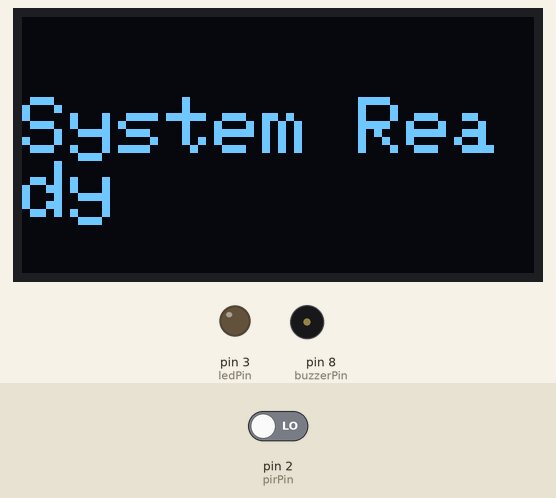
Recording of a sketch running on a simulated Arduino Uno, built with avr-gcc and run on an emulated ATmega328P. Parts: 128×64 one-colour display, output pins drawn as LEDs (lit = HIGH), buzzer (waves = sounding). Inputs (shaded band) come from the test bench; at power-on: pin 2 (pirPin) LOW. What the sketch prints to the serial monitor is not drawn.

Above: at 3.2 s.
3.3 s: pin 2 (pirPin) driven HIGH
At 4.5 s:
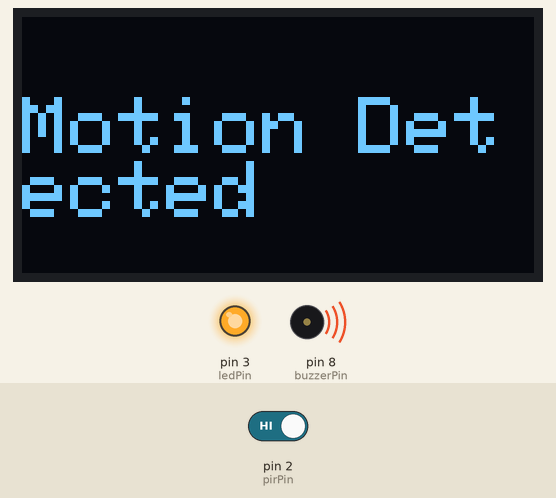
4.8 s: pin 2 (pirPin) driven LOW
At 5.5 s:
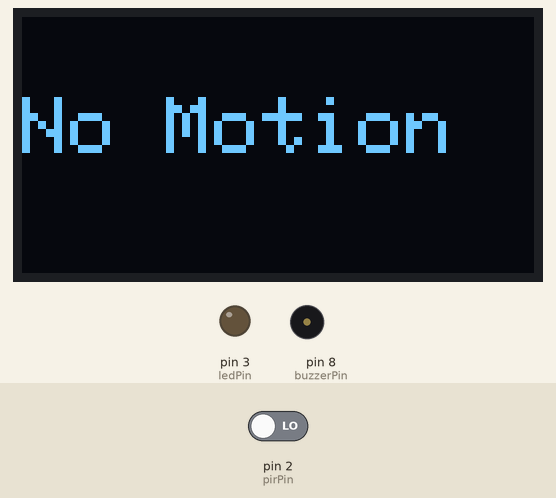
Timing chart, 0 to 7.8 s (numbered marks = the images above; inputs shaded):
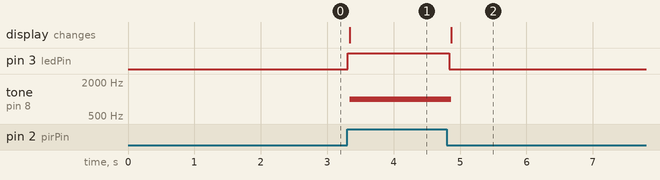

Measured:
- after the input at 3.3 s, pin 3 (ledPin): LOW → HIGH at once; tone on pin 8 (buzzerPin): silent → 1000 Hz at once; the display: changes at once (image 1)
- after the input at 4.8 s, pin 3 (ledPin): HIGH → LOW at once; tone on pin 8 (buzzerPin): 1000 Hz → silent after 0.07 s instead of 3.5 s; the display: changes after 0.07 s (image 2)

The sketch:

PIR-motion-Detector.ino
```cpp
#include <Wire.h>
#include <Adafruit_GFX.h>
#include <Adafruit_SSD1306.h>

// OLED setup
#define SCREEN_WIDTH 128
#define SCREEN_HEIGHT 64
Adafruit_SSD1306 display(SCREEN_WIDTH, SCREEN_HEIGHT, &Wire, -1);

// Pin definitions
const int pirPin    = 2;   // PIR sensor pin
const int buzzerPin = 8;   // Buzzer pin (replaces relay)
const int ledPin    = 3;   // LED pin

int pirState = LOW; // Default state
int val = 0;        // PIR reading

// Buzzer tone settings (used only if passive buzzer)
const unsigned int BUZZ_FREQ = 1000; // Hz
const unsigned long BUZZ_DURATION = 5000; // ms for short beep

// For non-blocking beep
unsigned long buzzStart = 0;
bool buzzing = false;

void setup() {
  pinMode(pirPin, INPUT);
  pinMode(buzzerPin, OUTPUT);
  pinMode(ledPin, OUTPUT);

  // Ensure buzzer and LED are off initially
  digitalWrite(buzzerPin, LOW);
  digitalWrite(ledPin, LOW);

  Serial.begin(9600);

  // Start I2C explicitly (helps some modules)
  Wire.begin();

  // Initialize OLED
  if (!display.begin(SSD1306_SWITCHCAPVCC, 0x3C)) {
    Serial.println(F("SSD1306 allocation failed"));
    // Show error on Serial and keep running (do not hang)
    // Optionally you could flash LED here to indicate error
  } else {
    Serial.println(F("SSD1306 initialized"));
    display.clearDisplay();
    display.setTextSize(2);
    display.setTextColor(SSD1306_WHITE);
    display.setCursor(0, 20);
    display.println("System Ready");
    display.display();
    delay(2000);
  }
}

void loop() {
  // Handle buzzer timeout (non-blocking)
  if (buzzing) {
    if (millis() - buzzStart >= BUZZ_DURATION) {
      noTone(buzzerPin);        // stop tone
      buzzing = false;
    }
  }

  val = digitalRead(pirPin); // Read PIR sensor

  if (val == HIGH) { // Motion detected
    digitalWrite(ledPin, HIGH); // Turn ON LED

    if (pirState == LOW) {
      Serial.println("Motion detected → Buzzer ON");
      showMessage("Motion Detected");
      // Start a short non-blocking beep
      tone(buzzerPin, BUZZ_FREQ);
      buzzStart = millis();
      buzzing = true;

      pirState = HIGH;
    }
  } else { // No motion
    digitalWrite(ledPin, LOW); // Turn OFF LED

    if (pirState == HIGH) {
      Serial.println("Motion ended → Buzzer OFF");
      showMessage("No Motion");
      // Ensure buzzer stopped
      noTone(buzzerPin);
      buzzing = false;

      pirState = LOW;
    }
  }

  // Small delay to avoid spamming the PIR reading and Serial
  delay(50);
}

void showMessage(const String &msg) {
  // If display was not initialized successfully, avoid calling display functions
  // (prevents crashes on some setups)
  // We can use a simple check by trying to clearDisplay() and catching likely no-op behavior.
  display.clearDisplay();
  display.setTextSize(2);
  display.setTextColor(SSD1306_WHITE);
  display.setCursor(0, 20);
  display.println(msg);
  display.display();
}
```
